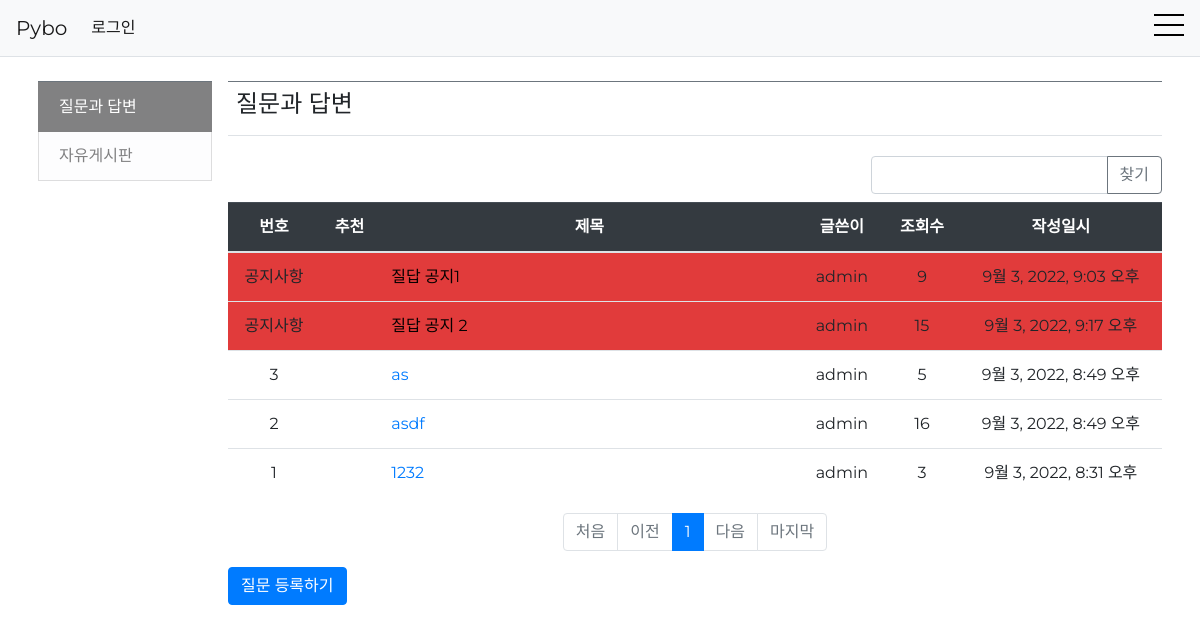
/pybo/, run on an earlier commit of the app's database.
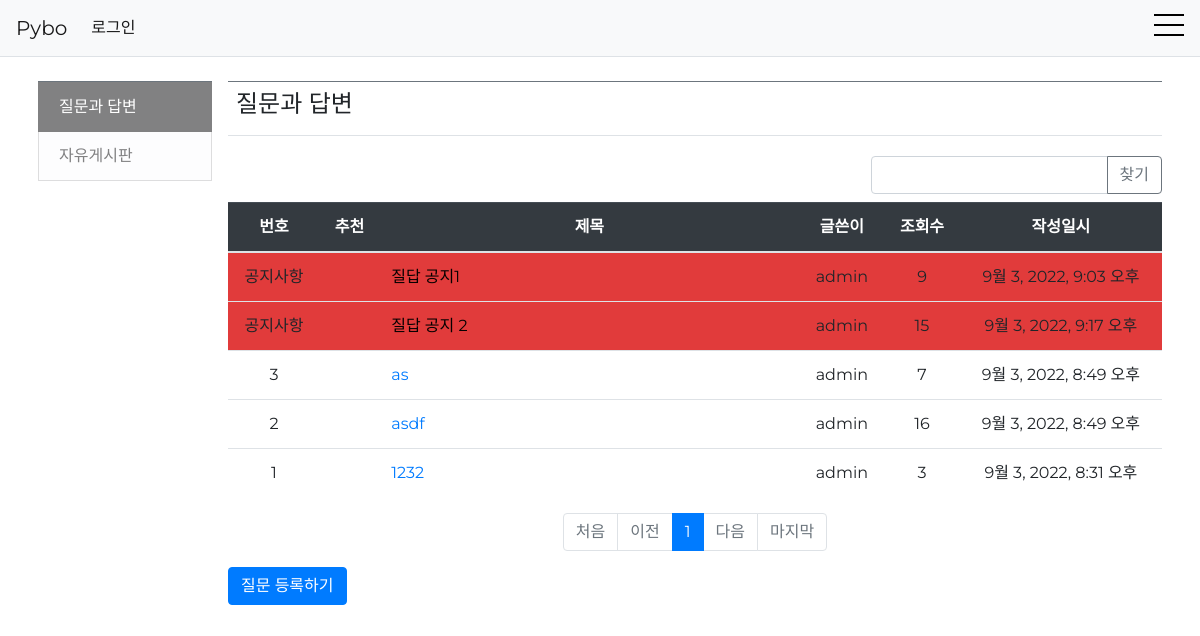
And on a later commit of the database.
### pybo/models.py (models this page shows, shortened)
class Question(models.Model):
    author=models.ForeignKey(User, on_delete=models.CASCADE, related_name='author_question')
    subject=models.CharField(max_length=200)
    content=RichTextField(null=True, blank=True)
    create_date=models.DateTimeField()
    modify_date=models.DateTimeField(null=True, blank=True)
    voter = models.ManyToManyField(User, related_name='voter_question')
    view_count = models.PositiveIntegerField(default=0)
    top_fixed = models.BooleanField(verbose_name='상단고정', default=False)
    category = models.ForeignKey(Category, on_delete=models.CASCADE, related_name='category_question')

### pybo/views/base_views.py (the view, shortened to what this page needs)
# urls.py: path('', base_views.index, name='index'),
def index(request, category_name='qna'):
    page=request.GET.get('page', '1')
    kw=request.GET.get('kw', '')
    category_list = Category.objects.all()
    category = get_object_or_404(Category, name=category_name)
    question_list=Question.objects.filter(top_fixed=False).order_by('-create_date')
    question_list=question_list.filter(category=category)
    paginator = Paginator(question_list,10)    #페이지당 10개씩 보여주기
    page_obj=paginator.get_page(page)
    max_page=len(paginator.page_range)
    if kw:
        notice_fixed = None
    else:
        notice_fixed=Question.objects.filter(top_fixed=True).order_by('create_date')
        notice_fixed=notice_fixed.filter(category=category)
    context={'question_list': page_obj, 'page': page, 'kw': kw, 'max_page':max_page, 'notice_fixed':notice_fixed, 'category_list': category_list, 'category': category}
    return render(request, 'pybo/question_list.html', context)

### pybo/models.py (called while the page is built)
    def get_absolute_url(self):
        return reverse('pybo:index', args=[self.name])

### pybo/templatetags/pybo_filter.py (called while the page is built)
@register.filter
def sub(value, arg):
    return value - arg

### templates/pybo/question_list.html (shortened to what the changed rows need)
{% extends 'base.html' %}
{% load pybo_filter %}
{% block content %}
<div class="container my-3">
    <div class="row">
        <div class="col-sm-12 col-md-9 col-lg-10 p-2">
            <div id="content" class="border-top border-secondary">
                <div class="content_block">
                    <div class="row justify-content-between my-1">
                        <div class="container my-1">
                            <table class="table">
                                <thread>
                                <tr class="text-center thead-dark">
                                    <th>번호</th>
                                    <th>추천</th>
                                    <th style="width:45%">제목</th>
                                    <th>글쓴이</th>
                                    <th>조회수</th>
                                    <th>작성일시</th>
                                </tr>
                                </thread>
                                <tbody>
                                    {% if question_list %}
                                    {% for question in question_list %}
                                    <tr class="text-center">
                                        <td>{{ question_list.paginator.count|sub:question_list.start_index|sub:forloop.counter0|add:1 }}</td>
                                        <td>
                                        </td>
                                        <td class="text-left">
                                            <a href="{% url 'pybo:detail' question.id category.name %}">
                                                {{ question.subject }}
                                            </a>
                                        </td>
                                        <td>{{ question.author.username }}</td>
                                        <td>{{ question.view_count  }}</td>
                                        <td>{{ question.create_date }}</td>
                                    </tr>
                                    {% endfor %}
                                    {% else %}
                                    <tr>
                                        <td colspan="3">질문이 없습니다.</td>
                                    </tr>
                                    {% endif %}
                                </tbody>
                            </table>
                        </div>
                    </div>
                </div>
            </div>
        </div>
    </div>
</div>
{% endblock %}

What changed in the data, as far as the page shows it:
changed Question "as": view_count "5" → "7"
